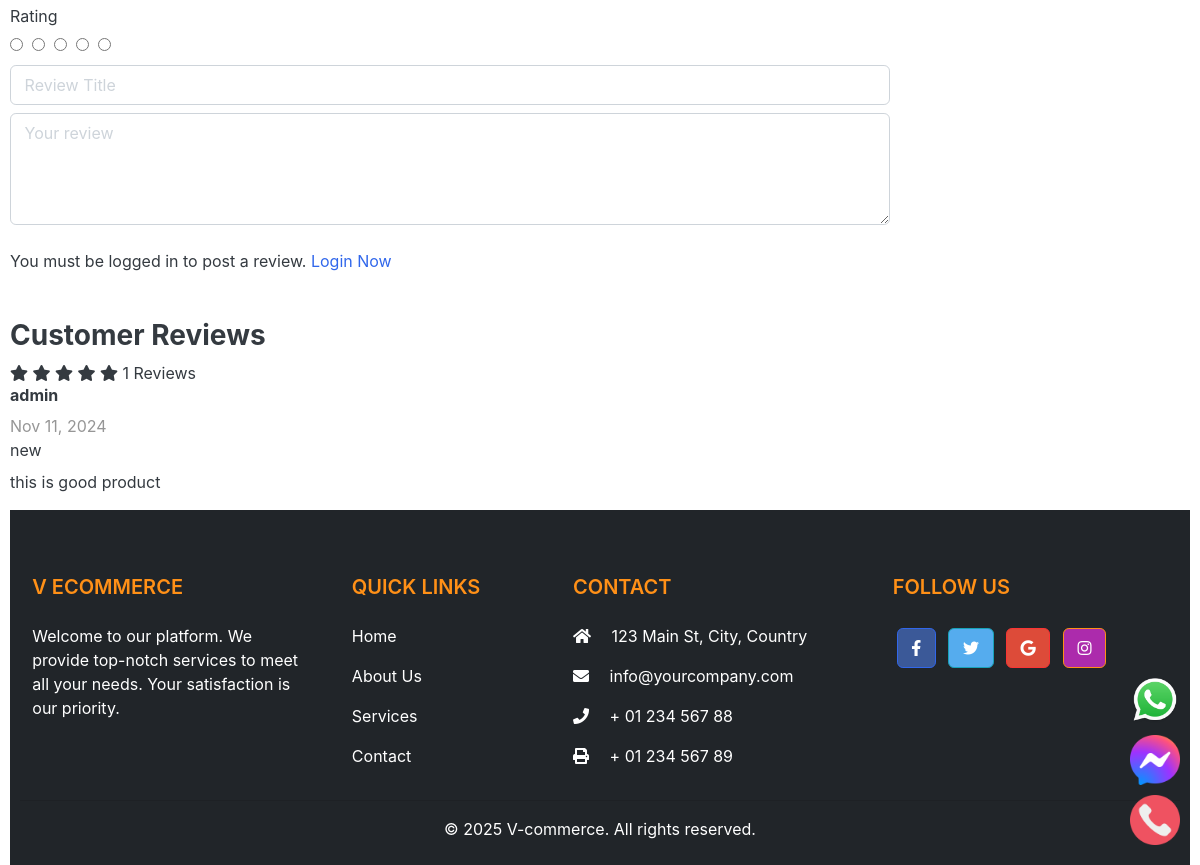
The page /store/category/men/product/men-product/ (lower part) on the database as committed earlier.
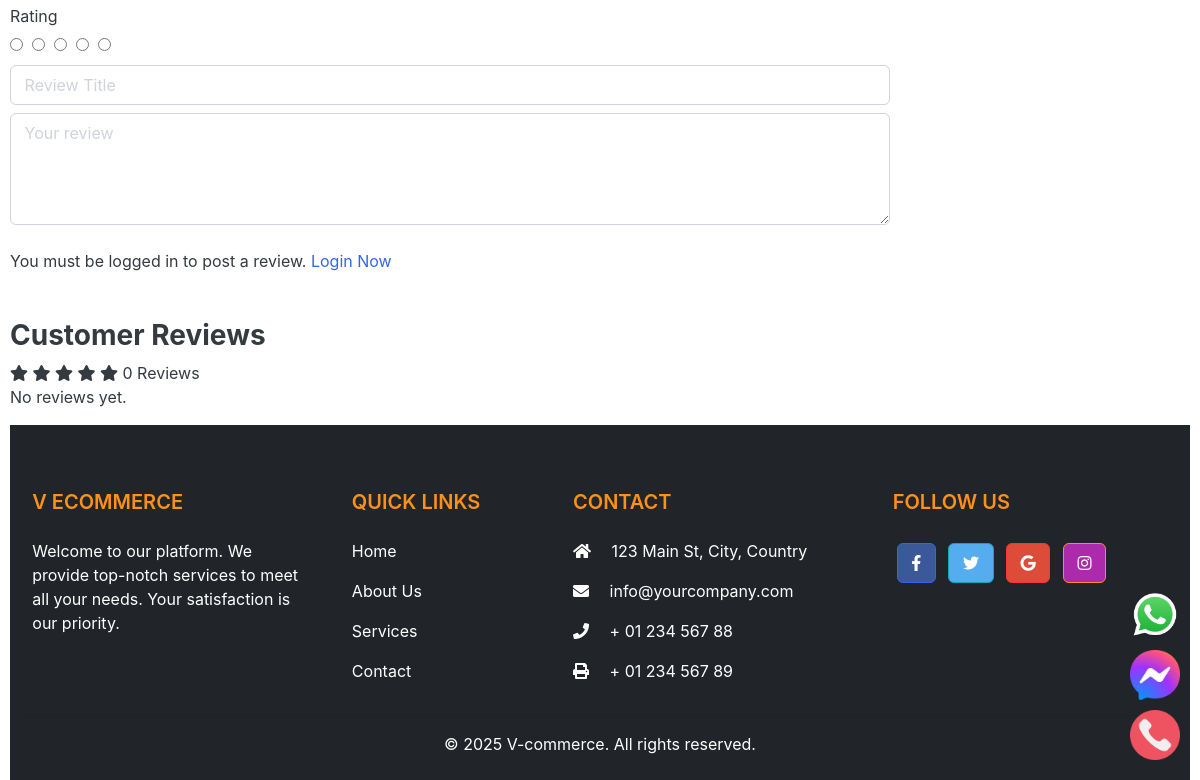
The same page on the database as committed later.
### store/models.py (models this page shows, shortened)
class Product(models.Model):
    name = models.CharField(max_length=255)
    product_name = models.CharField(max_length=200, unique=True)
    slug = models.SlugField(max_length=200, unique=True)
    discription = models.TextField(max_length=500, blank=True)
    price = models.DecimalField(max_digits=10, decimal_places=2)
    discount_percentage = models.DecimalField(max_digits=5, decimal_places=2, null=True, blank=True)
    images = models.ImageField(upload_to = 'photos/products')
    stock = models.IntegerField()
    is_available = models.BooleanField(default=True)
    category = models.ForeignKey(Category, on_delete=models.CASCADE)
    created_date = models.DateTimeField(auto_now_add=True)
    modified_date = models.DateTimeField(auto_now=True)
    def get_url(self):
        return reverse('product_detail', args=[self.category.slug, self.slug])
    def countReview(self):
        reviews = ReviewRating.objects.filter(product = self, status = True).aggregate(count = Count('id'))
        count = 0
        if reviews['count'] is not None:
            count = int(reviews['count'])
        return count

class ReviewRating(models.Model):
    product = models.ForeignKey(Product, on_delete=models.CASCADE)
    user = models.ForeignKey('accounts.Account', on_delete=models.CASCADE)
    subject = models.CharField(max_length=100, blank=True)
    review = models.TextField(max_length=500, blank=True)
    rating = models.FloatField()
    ip = models.CharField(max_length=20, blank=True)
    status = models.BooleanField(default=True)
    created_at = models.DateTimeField(auto_now_add=True)
    updated_at = models.DateTimeField(auto_now=True)

### accounts/models.py (models this page shows, shortened)
class Account(AbstractBaseUser):
    first_name = models.CharField(max_length=50)
    last_name = models.CharField(max_length=50)
    username = models.CharField(max_length=50, unique=True)
    email = models.EmailField(max_length=100, unique=True)
    phone_number = models.CharField(max_length=50)
    date_joined = models.DateTimeField(auto_now_add=True)
    last_login = models.DateTimeField(auto_now=True)
    is_admin = models.BooleanField(default=False)
    is_staff = models.BooleanField(default=False)
    is_active = models.BooleanField(default=False)
    is_superadmin = models.BooleanField(default=False)
    USERNAME_FIELD = 'email'
    REQUIRED_FIELDS = ['username', 'first_name', 'last_name']
    objects = MyAccountManager()

### store/views.py (the view)
# urls.py: path('category/<slug:category_slug>/product/<slug:product_slug>/', views.product_detail, name='product_detail'),
def product_detail(request, category_slug, product_slug):
    discount_percentage = Decimal('50')  # Set discount percentage as Decimal
    try:
        single_product = Product.objects.get(category__slug=category_slug, slug=product_slug)
        in_cart = CartItem.objects.filter(cart__cart_id=_cart_id(request), product=single_product).exists()
        single_product.discounted_price = single_product.price * (1 - discount_percentage / Decimal('100'))
        if category_slug:
            categories = Product.objects.all().filter(category__slug=category_slug)
            product_count = categories.count()
    except Product.DoesNotExist:
        single_product = None
        in_cart = False
        product_count = 0
        categories = None
    if request.user.is_authenticated:
        orderproduct = OrderProduct.objects.filter(user=request.user, product_id=single_product.id).exists()
    else:
        orderproduct = None
    reviews = ReviewRating.objects.filter(product_id=single_product.id, status=True)
    product_gallery = ProductGallery.objects.filter(product_id=single_product.id)
    context = {
        'single_product': single_product,
        'in_cart': in_cart,
        'categories': categories,
        'orderproduct': orderproduct,
        'reviews': reviews,
        'product_gallery': product_gallery,
        'discount_percentage': discount_percentage,  # Pass the discount percentage for display
    }
    return render(request, 'store/product_detail.html', context)

### carts/context_processors.py (called while the page is built)
def counter(request):
    cart_count = 0
    if 'admin' in request.path:
        return {}
    else:
        try:
            cart = Cart.objects.filter(cart_id = _cart_id(request))
            if request.user.is_authenticated:
                cart_items = CartItem.objects.all().filter(user=request.user)
            else:
                cart_items = CartItem.objects.all().filter(cart = cart[:1])
            for cart_item in cart_items:
                cart_count += cart_item.quantity
        except Cart.DoesNotExist:
            cart_count = 0
    return dict(cart_count=cart_count)

### carts/views.py (called while the page is built)
def _cart_id(request):
    cart = request.session.session_key
    if not cart:
        cart = request.session.create()
    return cart

### category/context_processors.py (called while the page is built)
def menu_links(request):
    links = Category.objects.all()
    return dict(links = links)

### category/models.py (called while the page is built)
    def get_url(self):
        return reverse('products_by_category', args=(self.slug,))

    def __str__(self):
        return self.category_name

### store/models.py (called while the page is built)
    def colors(self):
        return super(VariationManager, self).filter(variation_category='color', is_active = True)

    def sizes(self):
        return super(VariationManager, self).filter(variation_category='size', is_active = True)

### templates/store/product_detail.html (shortened to what this page needs)
{% extends 'base.html' %}
{% load static %}
{% block content %}
<div class="container">
<div class="row mt-4">
    <div class="col-md-9">
        <form action="{% url 'submit_review' single_product.id %}" method="POST">
            <div class="form-group">
                <label>Rating</label>
                <div class="rate">
                    {% for i in "54321" %}
                    <input type="radio" name="rating" id="rating{{ i }}" value="{{ i }}" required>
                    {% endfor %}
                </div>
                <input type="text" name="subject" placeholder="Review Title" class="form-control mt-2">
                <textarea name="review" rows="4" placeholder="Your review" class="form-control mt-2"></textarea>
                <br>
                {% if user.is_authenticated %}
                    {% if orderproduct %}
                        <button type="submit" class="btn btn-primary">Submit Review</button>
                    {% else %}
                        <p>You must purchase this product to post a review.</p>
                    {% endif %}
                {% else %}
                    <p>You must be logged in to post a review. <a href="{% url 'login' %}">Login Now</a></p>
                {% endif %}
            </div>
        </form>
        <br>
        <header class="section-heading">
            <h3>Customer Reviews</h3>
            <div class="rating-star">
                {% for i in "12345" %}
                <i class="fa fa-star{% if single_product.averageReview < forloop.counter %}-o{% elif single_product.averageReview < forloop.counter %}-half-o{% endif %}"></i>
                {% endfor %}
                <span>{{ single_product.countReview }} Reviews</span>
            </div>
        </header>
        {% for review in reviews %}
        <article class="box mb-3">
            <div class="icontext w-100">
                <div class="text">
                    <h6>{{ review.user.first_name }}</h6>
                    <span class="date text-muted">{{ review.updated_at|date:"M d, Y" }}</span>
                    <p class="mb-2">{{ review.subject }}</p>
                    <p>{{ review.review }}</p>
                </div>
            </div>
        </article>
        {% empty %}
            <p>No reviews yet.</p>
        {% endfor %}
    </div>
</div>
{% endblock %}

Rows that differ between the two databases and show on the page:
removed ReviewRating: user.first_name "admin", updated_at "Nov 11, 2024", subject "new", review "this is good product"
computed for Product: countReview "1" → "0"
Other text that changed with them:
text now shown: "No reviews yet."
